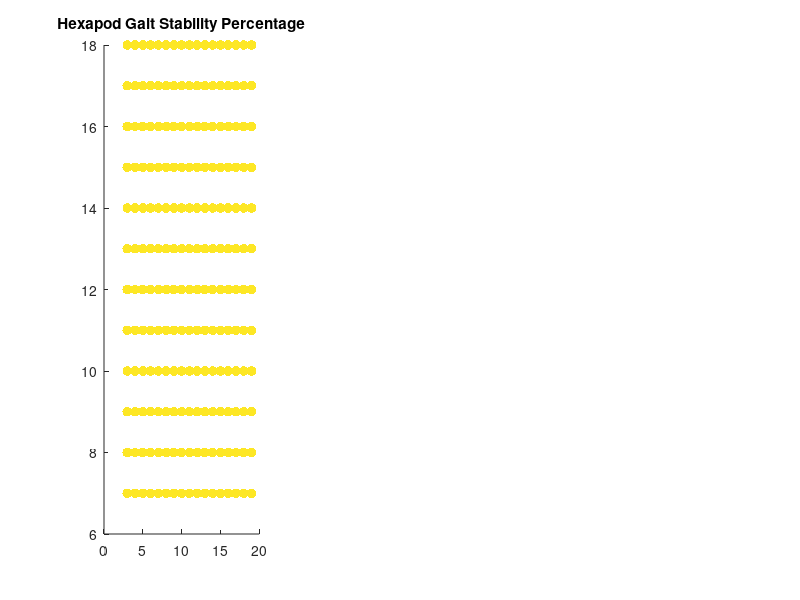

MATLAB code to generate this figure: (Note: this script raises an error after producing the figure.)
% WIth help from https://towardsdatascience.com/the-art-of-effective-visualization-of-multi-dimensional-data-6c7202990c57
% https://se.mathworks.com/matlabcentral/answers/373286-plot-multiple-variables-in-different-colors-with-scatter3

stable_hex = importdata("StableParameters_flat_Update_Hexapod_new.csv");

hex_vstep = [];
hex_hstep = [];
hex_speed = [];

hex_stability_percentage = [];
hex_average_stability_margin = [];
hex_completed_task = [];

for i = 1:6:length(stable_hex)

    hex_vstep(end + 1) = stable_hex(i);
    hex_hstep(end + 1) = stable_hex(i + 1);
    hex_speed(end + 1) = stable_hex(i + 2);
    hex_stability_percentage(end + 1) = stable_hex(i + 3);
    hex_average_stability_margin(end + 1) = stable_hex(i + 4);
    hex_completed_task(end + 1) = stable_hex(i + 5);
end

figure(1)

subplot(1,3,1);
hold on;
title("Hexapod Gait Stability Percentage")

%markerColors = [];

%hsv(hex_stability_percentage(i))
%for i=1:1:length(hex_stability_percentage)
%    markerColors(end + 1) = hsv(hex_stability_percentage(i));

%end

%markerColors = hsv(length(hex_stability_percentage));
%markerColor = interp1([0;1],[1 0 0; 0 1 0],hex_stability_percentage); % https://se.mathworks.com/matlabcentral/answers/616663-color-map-from-green-to-red
bottom_color = [1 0 0]; % red
top_color = [0 1 0]; % green
n_colors = 64; % number of colors in the map
custom_map = [linspace(bottom_color(1), top_color(1), n_colors)', ...
              linspace(bottom_color(2), top_color(2), n_colors)', ...
              linspace(bottom_color(3), top_color(3), n_colors)']; % Chat GPT


markerColor = hex_stability_percentage * 100;
s = scatter3(hex_vstep, hex_hstep, hex_speed,50, markerColor, 'filled');
s.AlphaData = 0.1;
xlabel("Vertical Step Size [degree]");
ylabel("Horizontal Step Size [degree]");
zlabel("Speed [Hz]");
grid on

cb = colorbar;
colormap(custom_map)
ylabel(cb,"Stability Percentage [%]");
caxis([0, 100])
%colormap "RGB"
%colormap(markerColor)

%colormap(markerColor,"winter")
%s = scatter3(hex_vstep, hex_hstep, hex_speed,'filled', hex_stability_percentage ,'ColorVariable','Diastolic');

%plot3(mid_vstep, mid_hstep, mid_speed, 'o', 'Color', 'y');
%plot3(bad_vstep, bad_hstep, bad_speed, 'o', 'Color', 'r');

%legend("Stable and fast", "Stable and slow","unstable");
hold off;

subplot(1,3,2)
%title("Hexapod Gait Task Completion")


%hsv(hex_stability_percentage(i))

markerColors = interp1([0;1],[1 0 0; 0 1 0], hex_completed_task);

%markerColors = hsv(length(hex_stability_percentage));
%markerColors = hex_completed_task;

s = scatter3(hex_vstep, hex_hstep, hex_speed,50, markerColors, 'filled');
s.AlphaData = 0.1;
xlabel("Vertical Step Size [degree]");
ylabel("Horizontal Step Size [degree]");
zlabel("Speed [Hz]");
grid on

%s = scatter3(hex_vstep, hex_hstep, hex_speed,'filled', hex_stability_percentage ,'ColorVariable','Diastolic');
%colorbar(makerColors)
%plot3(mid_vstep, mid_hstep, mid_speed, 'o', 'Color', 'y');
%plot3(bad_vstep, bad_hstep, bad_speed, 'o', 'Color', 'r');

%legend("Stable and fast", "Stable and slow","unstable");
title("Hexapod Gait Task Completion")
hold off;

subplot(1,3,3);
hold on;
title("Hexapod Gait Stability Margin")

%markerColors = [];

%hsv(hex_stability_percentage(i))
%for i=1:1:length(hex_stability_percentage)
%    markerColors(end + 1) = hsv(hex_stability_percentage(i));

%end

%markerColors = hsv(length(hex_stability_percentage));
%markerColor = interp1([0;1],[1 0 0; 0 1 0],hex_stability_percentage); % https://se.mathworks.com/matlabcentral/answers/616663-color-map-from-green-to-red
bottom_color = [1 0 0]; % red
top_color = [0 1 0]; % green
n_colors = 64; % number of colors in the map
custom_map = [linspace(bottom_color(1), top_color(1), n_colors)', ...
              linspace(bottom_color(2), top_color(2), n_colors)', ...
              linspace(bottom_color(3), top_color(3), n_colors)']; % Chat GPT


markerColors = hex_average_stability_margin;
s = scatter3(hex_vstep, hex_hstep, hex_speed, 50, markerColor, 'filled');
s.AlphaData = 0.1;
xlabel("Vertical Step Size [degree]");
ylabel("Horizontal Step Size [degree]");
zlabel("Speed [Hz]");
grid on
cb = colorbar;
colormap(custom_map)
ylabel(cb,"Stability Margin [m]");

caxis([-0.4583, 1.0955])

%colormap "RGB"
%colormap(markerColor)

%colormap(markerColor,"winter")
%s = scatter3(hex_vstep, hex_hstep, hex_speed,'filled', hex_stability_percentage ,'ColorVariable','Diastolic');

%plot3(mid_vstep, mid_hstep, mid_speed, 'o', 'Color', 'y');
%plot3(bad_vstep, bad_hstep, bad_speed, 'o', 'Color', 'r');

%legend("Stable and fast", "Stable and slow","unstable");
hold off;

%******************** QUADRUPED********************************


stable_quad = importdata("StableParameters_flat_Update_Quadruped_3.csv");

quad_vstep = [];
quad_hstep = [];
quad_speed = [];

quad_stability_percentage = [];
quad_average_stability_margin = [];
quad_completed_task = [];

for i = 1:6:length(stable_quad)

    quad_vstep(end + 1) = stable_quad(i);
    quad_hstep(end + 1) = stable_quad(i + 1);
    quad_speed(end + 1) = stable_quad(i + 2);
    quad_stability_percentage(end + 1) = stable_quad(i + 3);
    quad_average_stability_margin(end + 1) = stable_quad(i + 4);
    quad_completed_task(end + 1) = stable_quad(i + 5);
end

figure(2)

subplot(1,3,1);
hold on;
title("Quadruped Gait Stability Percentage")

%markerColors = [];

%hsv(hex_stability_percentage(i))
%for i=1:1:length(hex_stability_percentage)
%    markerColors(end + 1) = hsv(hex_stability_percentage(i));

%end

%markerColors = hsv(length(hex_stability_percentage));
%markerColor = interp1([0;1],[1 0 0; 0 1 0],hex_stability_percentage); % https://se.mathworks.com/matlabcentral/answers/616663-color-map-from-green-to-red
bottom_color = [1 0 0]; % red
top_color = [0 1 0]; % green
n_colors = 64; % number of colors in the map
custom_map = [linspace(bottom_color(1), top_color(1), n_colors)', ...
              linspace(bottom_color(2), top_color(2), n_colors)', ...
              linspace(bottom_color(3), top_color(3), n_colors)']; % Chat GPT


markerColor = quad_stability_percentage * 100;
s = scatter3(quad_vstep, quad_hstep, quad_speed,50, markerColor, 'filled', 'MarkerFaceAlpha', 1);
s.AlphaData = 0.1;
xlabel("Vertical Step Size [degree]");
ylabel("Horizontal Step Size [degree]");
zlabel("Speed [Hz]");
grid on

cb = colorbar;
colormap(custom_map)
ylabel(cb,"Stability Percentage [%]");
caxis([0, 100])



%colormap "RGB"
%colormap(markerColor)

%colormap(markerColor,"winter")
%s = scatter3(hex_vstep, hex_hstep, hex_speed,'filled', hex_stability_percentage ,'ColorVariable','Diastolic');

%plot3(mid_vstep, mid_hstep, mid_speed, 'o', 'Color', 'y');
%plot3(bad_vstep, bad_hstep, bad_speed, 'o', 'Color', 'r');

%legend("Stable and fast", "Stable and slow","unstable");
hold off;

subplot(1,3,2)
%title("Hexapod Gait Task Completion")


%hsv(hex_stability_percentage(i))

markerColors = interp1([0;1],[1 0 0; 0 1 0], quad_completed_task);

%markerColors = hsv(length(hex_stability_percentage));
%markerColors = hex_completed_task;

s = scatter3(quad_vstep, quad_hstep, quad_speed,50, markerColors, 'filled');
s.AlphaData = 0.1;
xlabel("Vertical Step Size [degree]");
ylabel("Horizontal Step Size [degree]");
zlabel("Speed [Hz]");
grid on

%s = scatter3(hex_vstep, hex_hstep, hex_speed,'filled', hex_stability_percentage ,'ColorVariable','Diastolic');
%colorbar(makerColors)
%plot3(mid_vstep, mid_hstep, mid_speed, 'o', 'Color', 'y');
%plot3(bad_vstep, bad_hstep, bad_speed, 'o', 'Color', 'r');

%legend("Stable and fast", "Stable and slow","unstable");
title("Quadruped Gait Task Completion")
hold off;

subplot(1,3,3);
hold on;
title("Quadruped Gait Stability Margin")

%markerColors = [];

%hsv(hex_stability_percentage(i))
%for i=1:1:length(hex_stability_percentage)
%    markerColors(end + 1) = hsv(hex_stability_percentage(i));

%end

%markerColors = hsv(length(hex_stability_percentage));
%markerColor = interp1([0;1],[1 0 0; 0 1 0],hex_stability_percentage); % https://se.mathworks.com/matlabcentral/answers/616663-color-map-from-green-to-red
bottom_color = [1 0 0]; % red
top_color = [0 1 0]; % green
n_colors = 64; % number of colors in the map
custom_map = [linspace(bottom_color(1), top_color(1), n_colors)', ...
              linspace(bottom_color(2), top_color(2), n_colors)', ...
              linspace(bottom_color(3), top_color(3), n_colors)']; % Chat GPT


markerColors = quad_average_stability_margin;
s = scatter3(quad_vstep, quad_hstep, quad_speed, 50, markerColors, 'filled');
s.AlphaData = 0.1;
xlabel("Vertical Step Size [degree]");
ylabel("Horizontal Step Size [degree]");
zlabel("Speed [Hz]");
grid on
cb = colorbar;
colormap(custom_map)
ylabel(cb,"Stability Margin [m]");

caxis([-0.366, 1.112])

%colormap "RGB"
%colormap(markerColor)

%colormap(markerColor,"winter")
%s = scatter3(hex_vstep, hex_hstep, hex_speed,'filled', hex_stability_percentage ,'ColorVariable','Diastolic');

%plot3(mid_vstep, mid_hstep, mid_speed, 'o', 'Color', 'y');
%plot3(bad_vstep, bad_hstep, bad_speed, 'o', 'Color', 'r');

%legend("Stable and fast", "Stable and slow","unstable");
hold off;

